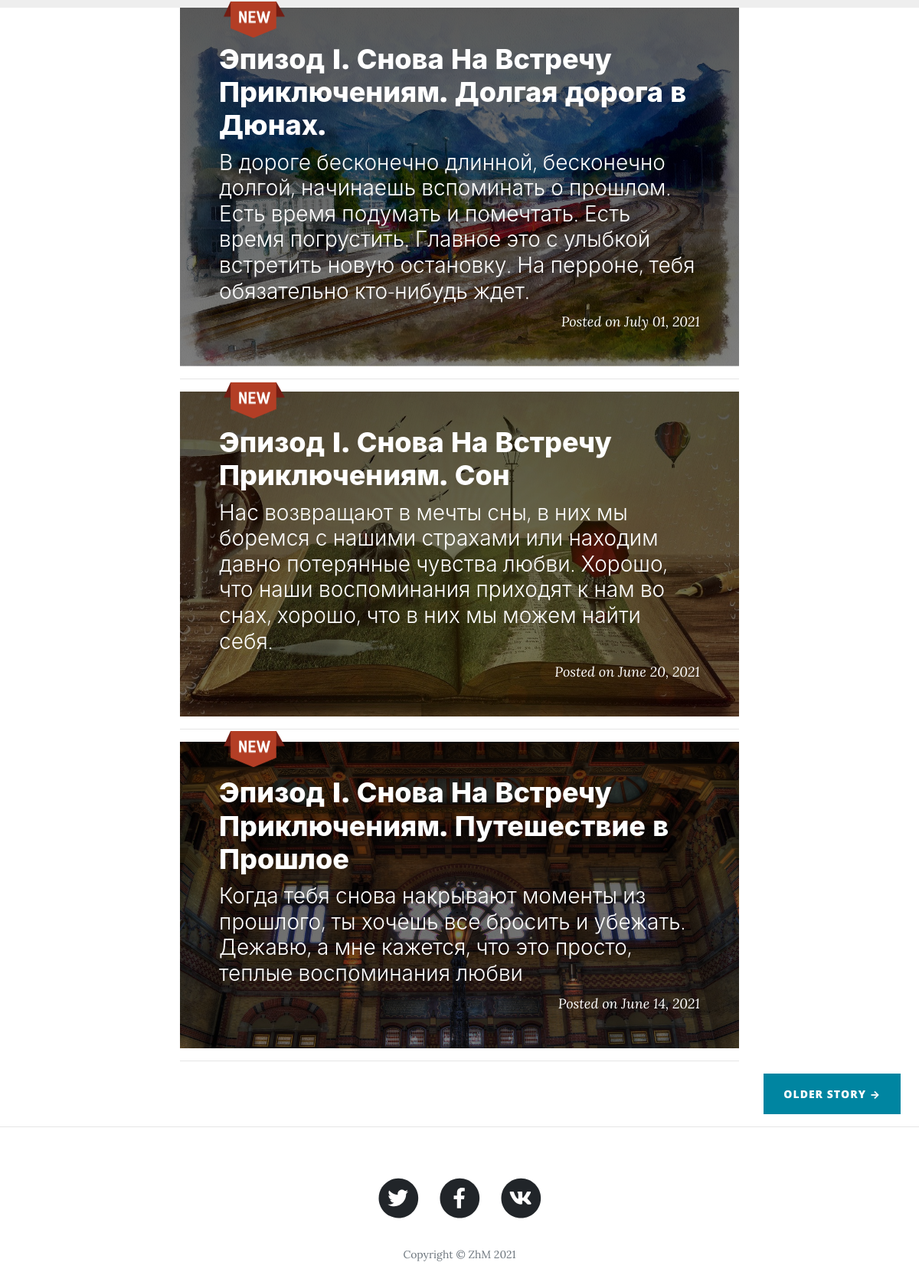
Page /home (lower part) on the earlier database version.
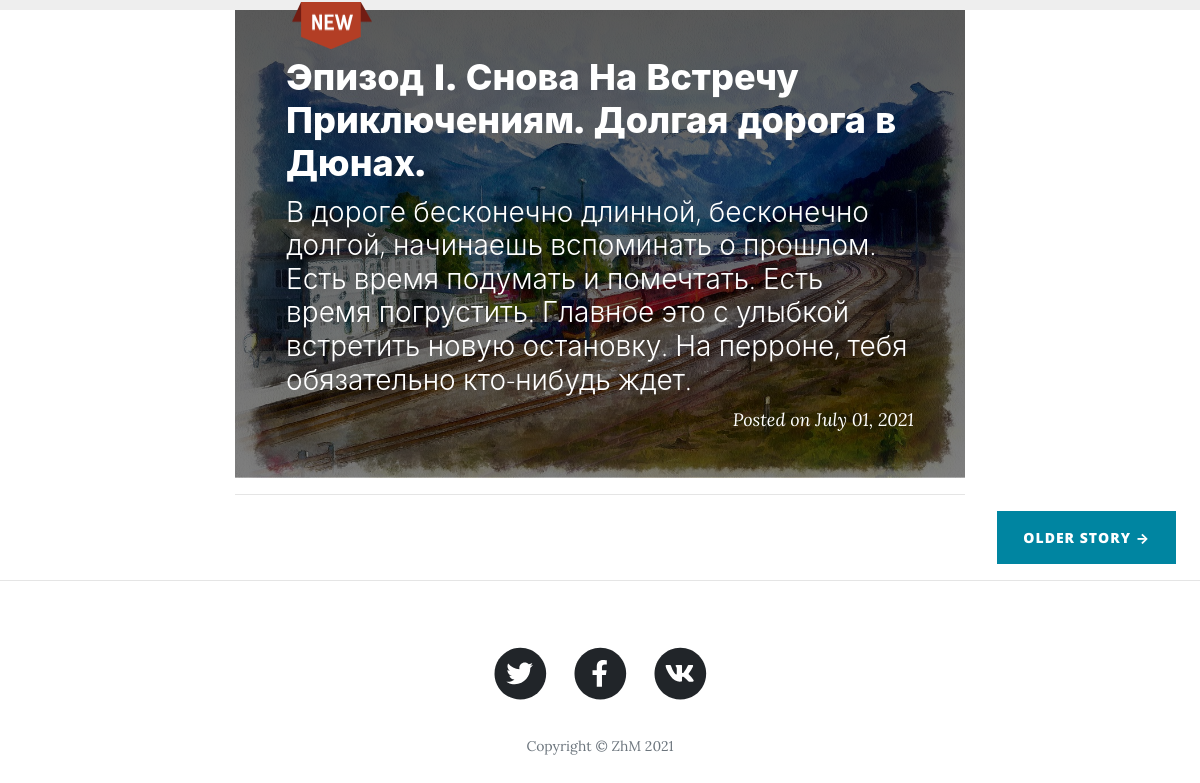
Same page on the later database version.
### main.py (models this page shows)
class Stories(db.Model):
    id = db.Column(db.Integer, primary_key=True)
    date = db.Column(db.String(10), nullable=False)
    title = db.Column(db.String(250), nullable=False)
    chapter = db.Column(db.String(250), nullable=False)
    subtitle = db.Column(db.String(250), nullable=False)
    body = db.Column(db.String, nullable=False)
    img = db.Column(db.String)
    main_img = db.Column(db.String)
    new_story = db.Column(db.Boolean)

### main.py (the view)
@app.route('/')
@app.route('/home')
def get_new_posts():
    global name_button
    global story_page
    global show_story
    news = db.session.query(News).order_by(db.desc(News.date)).all()
    posts = Stories.query.filter_by(new_story=True).order_by(db.desc(Stories.date)).all()
    show_story = 1
    story_page = 1
    name_button = "Older Story →"
    return render_template("index.html", all_posts=posts, dt=dt, name_button=name_button,
                           story_page=story_page, datetime=datetime, news=news[:3])

### templates/index.html (shortened to what this page needs)
{% include 'header.html' %}
        {% include 'news.html' %}
        <div class="container">
            <div class="row">
                 {% for post in all_posts %}
                <div class="col-lg-8 col-md-10 mx-auto" >
                        <div class="new-icon" style="background-image: url({{ url_for('static', filename='assets/img/new-icon.png') }})"></div>
                    <div class="masthead post-preview" id="{{ post['id'] }}" style="background-image:linear-gradient( rgba(0 0 0 / 65%), rgba(0, 0, 0, 0.5) ), url({{ url_for('static', filename='assets/img-stories/' +  post['img']|string) }})">
                        <a href="{{ url_for('show_post', index=post['id']) }}">
                            <h2 class="post-title">{{ post['chapter'] + ' ' + post['title'] }}</h2>
                            <h3 class="post-subtitle">{{ post['subtitle'] }}</h3>
                        </a>
                        <p class="post-meta">
                            Posted
                            on {{ dt.fromisoformat(post['date']).strftime('%B %d, %Y') }}
                        </p>
                    </div>
                    <hr />
                </div>
                 {% endfor %}
            </div>
        </div>
        <div class="clearfix"><a class="btn btn-primary float-right mr-4" href="{{ url_for('get_old_posts', index=story_page) }}">{{ name_button }}</a></div>
        <hr />
{% include 'footer.html' %}

### templates/header.html (shortened to what this page needs)
<!DOCTYPE html>
<html lang="en">
    <head>
        <link href="{{ url_for('static', filename='css-cleanBlog/styles.css') }}" rel="stylesheet">
        <link href="{{ url_for('static', filename='css-cleanBlog/team.css') }}" rel="stylesheet">
        <link rel="stylesheet" href="{{ url_for('static', filename='css-cleanBlog/novel.css') }}">
        <link rel="stylesheet" href="{{ url_for('static', filename='css-cleanBlog/letter.css') }}">
    </head>
    <body>

### templates/news.html (shortened to what this page needs)
        <section id="team" class="pb-5">
</section>

### templates/footer.html (shortened to what this page needs)
       <footer>
            <div class="container">
                <div class="row">
                    <div class="col-lg-8 col-md-10 mx-auto">
                        <ul class="list-inline text-center">
                            <li class="list-inline-item">
                                <a href="#!">
                                    <span class="fa-stack fa-lg">
                                        <i class="fas fa-circle fa-stack-2x"></i>
                                        <i class="fab fa-twitter fa-stack-1x fa-inverse"></i>
                                    </span>
                                </a>
                            </li>
                            <li class="list-inline-item">
                                <a href="#!">
                                    <span class="fa-stack fa-lg">
                                        <i class="fas fa-circle fa-stack-2x"></i>
                                        <i class="fab fa-facebook-f fa-stack-1x fa-inverse"></i>
                                    </span>
                                </a>
                            </li>
                            <li class="list-inline-item">
                                <a href="#!">
                                    <span class="fa-stack fa-lg">
                                        <i class="fas fa-circle fa-stack-2x"></i>
                                        <i class="fab fa-vk fa-stack-1x fa-inverse"></i>
                                    </span>
                                </a>
                            </li>
                        </ul>
                        <p class="copyright text-muted">Copyright &copy; ZhM {{ datetime.now().strftime('%Y')}}</p>
                    </div>
                </div>
            </div>
        </footer>
    </body>
</html>

### static/css-cleanBlog/team.css (style rules this page uses)
#team { background: #eee !important; }

Differences in the rows shown:
no longer on this page (row edited): Stories: img (picture), chapter+title "Эпизод I. Снова На Встречу Приключениям. Сон", subtitle "Нас возвращают в мечты сны, в них мы боремся с нашими страхами или находим давно потерянные чувства любви. Хорошо, что наши воспоминания приходят к нам во снах, хорошо, что в них мы можем найти себя.", fromisoformat "June 20, 2021"
no longer on this page (row edited): Stories: img (picture), chapter+title "Эпизод I. Снова На Встречу Приключениям. Путешествие в Прошлое", subtitle "Когда тебя снова накрывают моменты из прошлого, ты хочешь все бросить и убежать. Дежавю, а мне кажется, что это просто, теплые воспоминания любви", fromisoformat "June 14, 2021"
